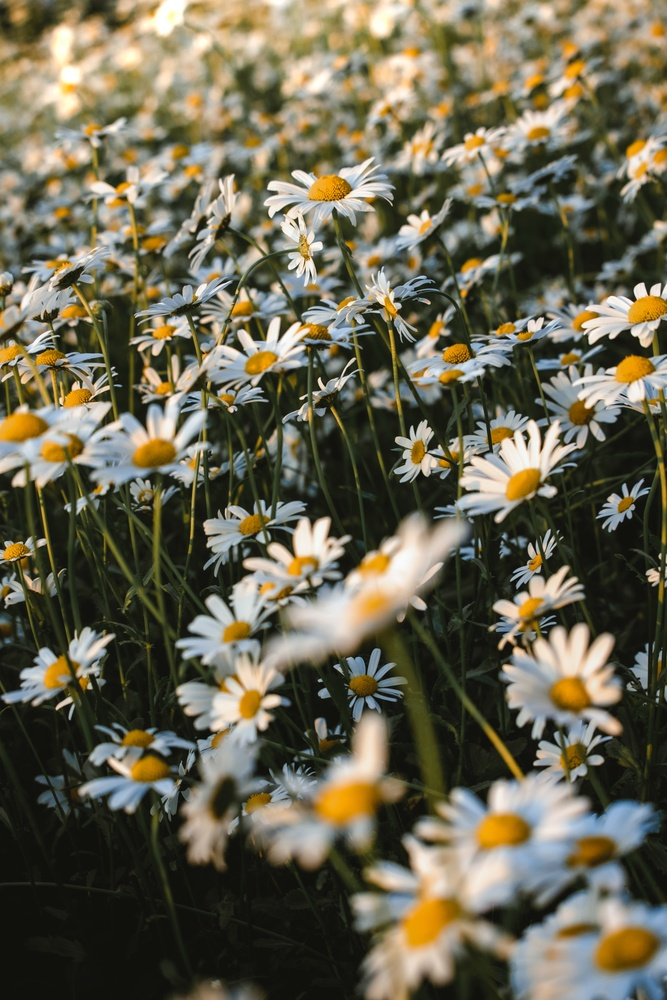
#> input picture flower.jpg, 667 x 1000 px, shrunk from 4160 x 6240 before the run
$ python 'Ekstraksi Fitur Berdasarkan Warna.py'
#> lines starting #> are read from the running program, lines starting #| are printed output that depends on the picture
import numpy as np
import matplotlib.pyplot as plt
import cv2

image = cv2.imread("flower.jpg")
#> image is the input picture: shape (1000, 667, 3); mean B, G, R 80.9, 101.2, 105.8
image = cv2.cvtColor(image, cv2.COLOR_BGR2RGB)
height, width, channel = image.shape
#> height = 1000; width = 667; channel = 3

hgr = np.zeros((256))
hgg = np.zeros((256))
hgb = np.zeros((256))
hgrgb = np.zeros((768), dtype=np.int32)

def makeItZero():
    for x in range(0, 256):
        hgr[x] = 0
        hgg[x] = 0
        hgb[x] = 0
for x in range(0, 768):
    hgrgb[x] = 0

makeItZero()

# th = int(256/64)
temp = [0]
for y in range(0, height):
    for x in range(0, width):
        red = int(image[y][x][0])
        green = int(image[y][x][1])
        blue = int(image[y][x][2])
        red = red + 0
        green = green + 256
        blue = blue + 512
        # temp.append(green)
        hgrgb[red] += 1
        hgrgb[green] += 1
        hgrgb[blue] += 1
#> after the loop, hgrgb = 768 values, max 28375 at index 524, min 0 at index 256, mean 2605.5
binsrgb = np.linspace(0, 768, 100)

binsr = np.linspace(0, 0, 100)
plt.hist(hgr, binsr, color = "red", alpha=0.5)
binsg = np.linspace(0, 256, 100)
plt.hist(hgr, binsg, color = "green", alpha=0.5)
binsb = np.linspace(0, 768, 100)
plt.hist(hgr, binsb, color = "blue", alpha=0.5)
#plt.hist(hgr, binsrgb, alpha=0.5)
plt.plot(hgrgb)
plt.title("Histogram Red Green Blue")
plt.show()
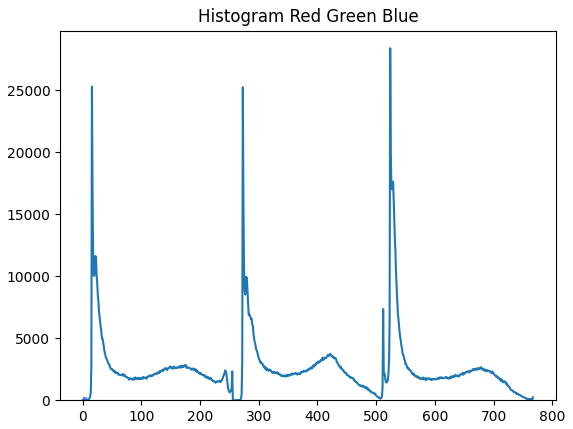
#> figure drawn by matplotlib, 1 panel; tallest bar 256 high, from x = 0 to 0; tallest bar 256 high, from x = 2.22e-16 to 2.59; tallest bar 256 high, from x = 0 to 7.76; curve peaks at x = 524, y = 28375

hist_image = cv2. calcHist([image], [0], None, [768], [0, 768])
#> hist_image = 768 values, max 25282 at index 16, min 0 at index 256, mean 868.5
plt.plot(hist_image)
plt.title("Histogram Red Green Blue")
plt.show()
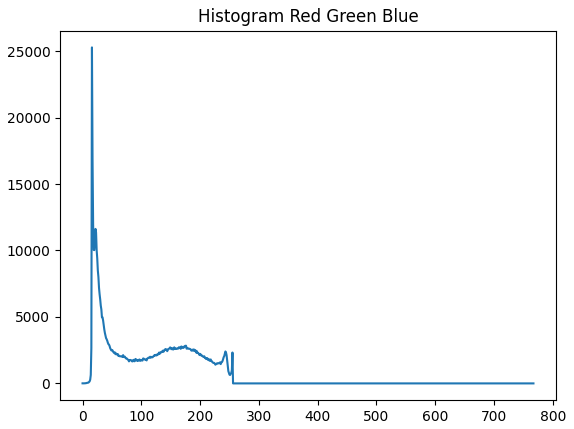
#> figure drawn by matplotlib, 1 panel; curve peaks at x = 16, y = 25282

makeItZero()
for y in range(0, image.shape[0]):
    for x in range(0, image.shape[1]):
        red = image[y][x][0]
        green = image[y][x][1]
        blue = image[y][x][2]
        hgr[red] += 1
        hgg[green] += 1
        hgb[blue] += 1
#> after the loop, hgb = 256 values, max 28375 at index 12, min 20 at index 254, mean 2605.5; hgg = 256 values, max 25223 at index 17, min 0 at index 0, mean 2605.5; hgr = 256 values, max 25282 at index 16, min 2 at index 1, mean 2605.5
def plot_result(red, green, blue):
    bins = np.linspace(0, 256, 128)
    fig, (ax1, ax2, ax3) = plt.subplots(1, 3, sharey=True)
    for ax in [ax1, ax2, ax3]:
        ax.spines["top"].set_visible(False)
        ax.spines["right"].set_visible(False)
        ax.spines["left"].set_visible(False)
        ax.spines["bottom"].set_visible(False)
        ax.grid(color='b', linestyle='--', linewidth=0.5, alpha=0.3)
        ax.tick_params(direction='out', color='b', width='1')
    ax1.set_title('Red')
    ax2.set_title('Green')
    ax3.set_title('Blue')
    ax1.hist(red, bins, color="red", alpha=1)
    ax2.hist(green, bins, color="green", alpha=1)
    ax3.hist(blue, bins, color="blue", alpha=1)
plt.rcParams['figure.figsize'] = [20, 7]
plot_result(hgr, hgg, hgb)
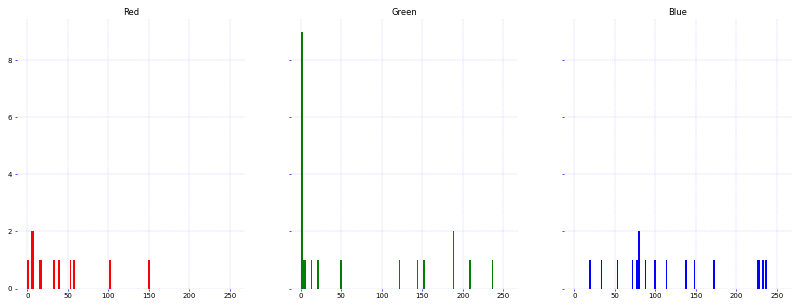
#> figure drawn by matplotlib, 3 panels
